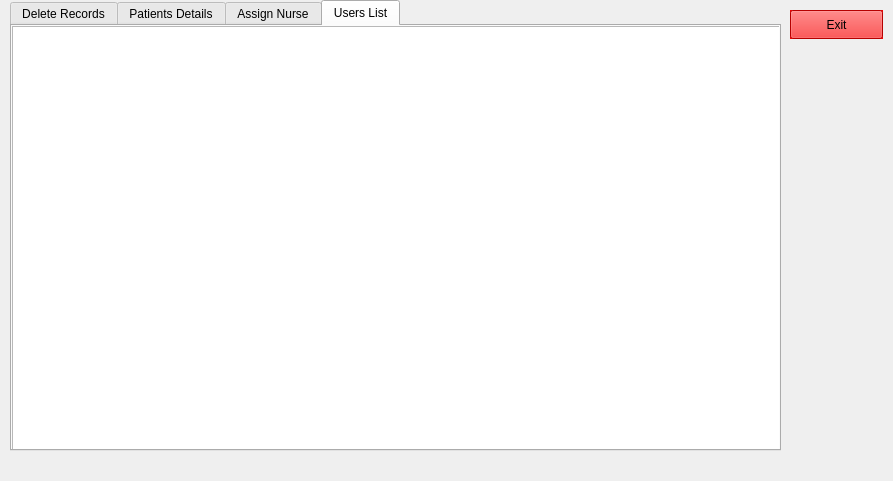
<?xml version="1.0" encoding="UTF-8"?>
<ui version="4.0">
 <class>admin</class>
 <widget class="QWidget" name="admin">
  <property name="geometry">
   <rect>
    <x>0</x>
    <y>0</y>
    <width>893</width>
    <height>481</height>
   </rect>
  </property>
  <property name="windowTitle">
   <string>Form</string>
  </property>
  <widget class="QTabWidget" name="hometab">
   <property name="geometry">
    <rect>
     <x>10</x>
     <y>0</y>
     <width>771</width>
     <height>451</height>
    </rect>
   </property>
   <property name="mouseTracking">
    <bool>false</bool>
   </property>
   <property name="tabletTracking">
    <bool>false</bool>
   </property>
   <property name="tabPosition">
    <enum>QTabWidget::North</enum>
   </property>
   <property name="currentIndex">
    <number>3</number>
   </property>
   <widget class="QWidget" name="page3">
    <attribute name="title">
     <string>Delete Records</string>
    </attribute>
    <widget class="QPushButton" name="DeleteRecordButton">
     <property name="geometry">
      <rect>
       <x>50</x>
       <y>80</y>
       <width>111</width>
       <height>31</height>
      </rect>
     </property>
     <property name="text">
      <string>Delete Record</string>
     </property>
    </widget>
    <widget class="QTextEdit" name="PatientIDToBeDeleted">
     <property name="geometry">
      <rect>
       <x>30</x>
       <y>40</y>
       <width>104</width>
       <height>21</height>
      </rect>
     </property>
    </widget>
    <widget class="QLabel" name="label">
     <property name="geometry">
      <rect>
       <x>10</x>
       <y>40</y>
       <width>20</width>
       <height>20</height>
      </rect>
     </property>
     <property name="text">
      <string>ID:</string>
     </property>
    </widget>
   </widget>
   <widget class="QWidget" name="tab_6">
    <attribute name="title">
     <string>Patients Details</string>
    </attribute>
    <widget class="QTableWidget" name="PatientDetailsTable">
     <property name="geometry">
      <rect>
       <x>10</x>
       <y>10</y>
       <width>721</width>
       <height>351</height>
      </rect>
     </property>
    </widget>
   </widget>
   <widget class="QWidget" name="tab_2">
    <attribute name="title">
     <string>Assign Nurse</string>
    </attribute>
    <widget class="QLineEdit" name="DoctorName">
     <property name="geometry">
      <rect>
       <x>130</x>
       <y>70</y>
       <width>251</width>
       <height>31</height>
      </rect>
     </property>
    </widget>
    <widget class="QLineEdit" name="NurseName">
     <property name="geometry">
      <rect>
       <x>130</x>
       <y>110</y>
       <width>251</width>
       <height>31</height>
      </rect>
     </property>
    </widget>
    <widget class="QLabel" name="label_2">
     <property name="geometry">
      <rect>
       <x>10</x>
       <y>70</y>
       <width>111</width>
       <height>20</height>
      </rect>
     </property>
     <property name="text">
      <string>Doctor's Name</string>
     </property>
    </widget>
    <widget class="QLabel" name="label_3">
     <property name="geometry">
      <rect>
       <x>10</x>
       <y>110</y>
       <width>121</width>
       <height>20</height>
      </rect>
     </property>
     <property name="text">
      <string>Nurse's Name</string>
     </property>
    </widget>
    <widget class="QPushButton" name="Assign">
     <property name="geometry">
      <rect>
       <x>90</x>
       <y>170</y>
       <width>141</width>
       <height>31</height>
      </rect>
     </property>
     <property name="text">
      <string>Assign</string>
     </property>
    </widget>
   </widget>
   <widget class="QWidget" name="tab_3">
    <attribute name="title">
     <string>Users List</string>
    </attribute>
    <widget class="QTableWidget" name="usersList">
     <property name="geometry">
      <rect>
       <x>0</x>
       <y>0</y>
       <width>771</width>
       <height>431</height>
      </rect>
     </property>
    </widget>
   </widget>
  </widget>
  <widget class="QLabel" name="bglabel">
   <property name="geometry">
    <rect>
     <x>0</x>
     <y>-20</y>
     <width>891</width>
     <height>501</height>
    </rect>
   </property>
   <property name="text">
    <string/>
   </property>
  </widget>
  <widget class="QPushButton" name="pushButton">
   <property name="geometry">
    <rect>
     <x>790</x>
     <y>10</y>
     <width>93</width>
     <height>29</height>
    </rect>
   </property>
   <property name="palette">
    <palette>
     <active>
      <colorrole role="WindowText">
       <brush brushstyle="SolidPattern">
        <color alpha="255">
         <red>0</red>
         <green>0</green>
         <blue>0</blue>
        </color>
       </brush>
      </colorrole>
      <colorrole role="Button">
       <brush brushstyle="SolidPattern">
        <color alpha="255">
         <red>255</red>
         <green>0</green>
         <blue>0</blue>
        </color>
       </brush>
      </colorrole>
      <colorrole role="Light">
       <brush brushstyle="SolidPattern">
        <color alpha="255">
         <red>255</red>
         <green>127</green>
         <blue>127</blue>
        </color>
       </brush>
      </colorrole>
      <colorrole role="Midlight">
       <brush brushstyle="SolidPattern">
        <color alpha="255">
         <red>255</red>
         <green>63</green>
         <blue>63</blue>
        </color>
       </brush>
      </colorrole>
      <colorrole role="Dark">
       <brush brushstyle="SolidPattern">
        <color alpha="255">
         <red>127</red>
         <green>0</green>
         <blue>0</blue>
        </color>
       </brush>
      </colorrole>
      <colorrole role="Mid">
       <brush brushstyle="SolidPattern">
        <color alpha="255">
         <red>170</red>
         <green>0</green>
         <blue>0</blue>
        </color>
       </brush>
      </colorrole>
      <colorrole role="Text">
       <brush brushstyle="SolidPattern">
        <color alpha="255">
         <red>0</red>
         <green>0</green>
         <blue>0</blue>
        </color>
       </brush>
      </colorrole>
      <colorrole role="BrightText">
       <brush brushstyle="SolidPattern">
        <color alpha="255">
         <red>255</red>
         <green>255</green>
         <blue>255</blue>
        </color>
       </brush>
      </colorrole>
      <colorrole role="ButtonText">
       <brush brushstyle="SolidPattern">
        <color alpha="255">
         <red>0</red>
         <green>0</green>
         <blue>0</blue>
        </color>
       </brush>
      </colorrole>
      <colorrole role="Base">
       <brush brushstyle="SolidPattern">
        <color alpha="255">
         <red>255</red>
         <green>255</green>
         <blue>255</blue>
        </color>
       </brush>
      </colorrole>
      <colorrole role="Window">
       <brush brushstyle="SolidPattern">
        <color alpha="255">
         <red>255</red>
         <green>0</green>
         <blue>0</blue>
        </color>
       </brush>
      </colorrole>
      <colorrole role="Shadow">
       <brush brushstyle="SolidPattern">
        <color alpha="255">
         <red>0</red>
         <green>0</green>
         <blue>0</blue>
        </color>
       </brush>
      </colorrole>
      <colorrole role="AlternateBase">
       <brush brushstyle="SolidPattern">
        <color alpha="255">
         <red>255</red>
         <green>127</green>
         <blue>127</blue>
        </color>
       </brush>
      </colorrole>
      <colorrole role="ToolTipBase">
       <brush brushstyle="SolidPattern">
        <color alpha="255">
         <red>255</red>
         <green>255</green>
         <blue>220</blue>
        </color>
       </brush>
      </colorrole>
      <colorrole role="ToolTipText">
       <brush brushstyle="SolidPattern">
        <color alpha="255">
         <red>0</red>
         <green>0</green>
         <blue>0</blue>
        </color>
       </brush>
      </colorrole>
      <colorrole role="PlaceholderText">
       <brush brushstyle="SolidPattern">
        <color alpha="127">
         <red>0</red>
         <green>0</green>
         <blue>0</blue>
        </color>
       </brush>
      </colorrole>
      <colorrole role="Accent">
       <brush brushstyle="SolidPattern">
        <color alpha="255">
         <red>255</red>
         <green>255</green>
         <blue>255</blue>
        </color>
       </brush>
      </colorrole>
     </active>
     <inactive>
      <colorrole role="WindowText">
       <brush brushstyle="SolidPattern">
        <color alpha="255">
         <red>0</red>
         <green>0</green>
         <blue>0</blue>
        </color>
       </brush>
      </colorrole>
      <colorrole role="Button">
       <brush brushstyle="SolidPattern">
        <color alpha="255">
         <red>255</red>
         <green>0</green>
         <blue>0</blue>
        </color>
       </brush>
      </colorrole>
      <colorrole role="Light">
       <brush brushstyle="SolidPattern">
        <color alpha="255">
         <red>255</red>
         <green>127</green>
         <blue>127</blue>
        </color>
       </brush>
      </colorrole>
      <colorrole role="Midlight">
       <brush brushstyle="SolidPattern">
        <color alpha="255">
         <red>255</red>
         <green>63</green>
         <blue>63</blue>
        </color>
       </brush>
      </colorrole>
      <colorrole role="Dark">
       <brush brushstyle="SolidPattern">
        <color alpha="255">
         <red>127</red>
         <green>0</green>
         <blue>0</blue>
        </color>
       </brush>
      </colorrole>
      <colorrole role="Mid">
       <brush brushstyle="SolidPattern">
        <color alpha="255">
         <red>170</red>
         <green>0</green>
         <blue>0</blue>
        </color>
       </brush>
      </colorrole>
      <colorrole role="Text">
       <brush brushstyle="SolidPattern">
        <color alpha="255">
         <red>0</red>
         <green>0</green>
         <blue>0</blue>
        </color>
       </brush>
      </colorrole>
      <colorrole role="BrightText">
       <brush brushstyle="SolidPattern">
        <color alpha="255">
         <red>255</red>
         <green>255</green>
         <blue>255</blue>
        </color>
       </brush>
      </colorrole>
      <colorrole role="ButtonText">
       <brush brushstyle="SolidPattern">
        <color alpha="255">
         <red>0</red>
         <green>0</green>
         <blue>0</blue>
        </color>
       </brush>
      </colorrole>
      <colorrole role="Base">
       <brush brushstyle="SolidPattern">
        <color alpha="255">
         <red>255</red>
         <green>255</green>
         <blue>255</blue>
        </color>
       </brush>
      </colorrole>
      <colorrole role="Window">
       <brush brushstyle="SolidPattern">
        <color alpha="255">
         <red>255</red>
         <green>0</green>
         <blue>0</blue>
        </color>
       </brush>
      </colorrole>
      <colorrole role="Shadow">
       <brush brushstyle="SolidPattern">
        <color alpha="255">
         <red>0</red>
         <green>0</green>
         <blue>0</blue>
        </color>
       </brush>
      </colorrole>
      <colorrole role="AlternateBase">
       <brush brushstyle="SolidPattern">
        <color alpha="255">
         <red>255</red>
         <green>127</green>
         <blue>127</blue>
        </color>
       </brush>
      </colorrole>
      <colorrole role="ToolTipBase">
       <brush brushstyle="SolidPattern">
        <color alpha="255">
         <red>255</red>
         <green>255</green>
         <blue>220</blue>
        </color>
       </brush>
      </colorrole>
      <colorrole role="ToolTipText">
       <brush brushstyle="SolidPattern">
        <color alpha="255">
         <red>0</red>
         <green>0</green>
         <blue>0</blue>
        </color>
       </brush>
      </colorrole>
      <colorrole role="PlaceholderText">
       <brush brushstyle="SolidPattern">
        <color alpha="127">
         <red>0</red>
         <green>0</green>
         <blue>0</blue>
        </color>
       </brush>
      </colorrole>
      <colorrole role="Accent">
       <brush brushstyle="SolidPattern">
        <color alpha="255">
         <red>255</red>
         <green>255</green>
         <blue>255</blue>
        </color>
       </brush>
      </colorrole>
     </inactive>
     <disabled>
      <colorrole role="WindowText">
       <brush brushstyle="SolidPattern">
        <color alpha="255">
         <red>127</red>
         <green>0</green>
         <blue>0</blue>
        </color>
       </brush>
      </colorrole>
      <colorrole role="Button">
       <brush brushstyle="SolidPattern">
        <color alpha="255">
         <red>255</red>
         <green>0</green>
         <blue>0</blue>
        </color>
       </brush>
      </colorrole>
      <colorrole role="Light">
       <brush brushstyle="SolidPattern">
        <color alpha="255">
         <red>255</red>
         <green>127</green>
         <blue>127</blue>
        </color>
       </brush>
      </colorrole>
      <colorrole role="Midlight">
       <brush brushstyle="SolidPattern">
        <color alpha="255">
         <red>255</red>
         <green>63</green>
         <blue>63</blue>
        </color>
       </brush>
      </colorrole>
      <colorrole role="Dark">
       <brush brushstyle="SolidPattern">
        <color alpha="255">
         <red>127</red>
         <green>0</green>
         <blue>0</blue>
        </color>
       </brush>
      </colorrole>
      <colorrole role="Mid">
       <brush brushstyle="SolidPattern">
        <color alpha="255">
         <red>170</red>
         <green>0</green>
         <blue>0</blue>
        </color>
       </brush>
      </colorrole>
      <colorrole role="Text">
       <brush brushstyle="SolidPattern">
        <color alpha="255">
         <red>127</red>
         <green>0</green>
         <blue>0</blue>
        </color>
       </brush>
      </colorrole>
      <colorrole role="BrightText">
       <brush brushstyle="SolidPattern">
        <color alpha="255">
         <red>255</red>
         <green>255</green>
         <blue>255</blue>
        </color>
       </brush>
      </colorrole>
      <colorrole role="ButtonText">
       <brush brushstyle="SolidPattern">
        <color alpha="255">
         <red>127</red>
         <green>0</green>
         <blue>0</blue>
        </color>
       </brush>
      </colorrole>
      <colorrole role="Base">
       <brush brushstyle="SolidPattern">
        <color alpha="255">
         <red>255</red>
         <green>0</green>
         <blue>0</blue>
        </color>
       </brush>
      </colorrole>
      <colorrole role="Window">
       <brush brushstyle="SolidPattern">
        <color alpha="255">
         <red>255</red>
         <green>0</green>
         <blue>0</blue>
        </color>
       </brush>
      </colorrole>
      <colorrole role="Shadow">
       <brush brushstyle="SolidPattern">
        <color alpha="255">
         <red>0</red>
         <green>0</green>
         <blue>0</blue>
        </color>
       </brush>
      </colorrole>
      <colorrole role="AlternateBase">
       <brush brushstyle="SolidPattern">
        <color alpha="255">
         <red>255</red>
         <green>0</green>
         <blue>0</blue>
        </color>
       </brush>
      </colorrole>
      <colorrole role="ToolTipBase">
       <brush brushstyle="SolidPattern">
        <color alpha="255">
         <red>255</red>
         <green>255</green>
         <blue>220</blue>
        </color>
       </brush>
      </colorrole>
      <colorrole role="ToolTipText">
       <brush brushstyle="SolidPattern">
        <color alpha="255">
         <red>0</red>
         <green>0</green>
         <blue>0</blue>
        </color>
       </brush>
      </colorrole>
      <colorrole role="PlaceholderText">
       <brush brushstyle="SolidPattern">
        <color alpha="127">
         <red>127</red>
         <green>0</green>
         <blue>0</blue>
        </color>
       </brush>
      </colorrole>
      <colorrole role="Accent">
       <brush brushstyle="SolidPattern">
        <color alpha="255">
         <red>255</red>
         <green>76</green>
         <blue>76</blue>
        </color>
       </brush>
      </colorrole>
     </disabled>
    </palette>
   </property>
   <property name="autoFillBackground">
    <bool>true</bool>
   </property>
   <property name="text">
    <string>Exit</string>
   </property>
   <property name="icon">
    <iconset theme="application-exit"/>
   </property>
   <property name="checkable">
    <bool>false</bool>
   </property>
   <property name="autoDefault">
    <bool>false</bool>
   </property>
   <property name="default">
    <bool>false</bool>
   </property>
   <property name="flat">
    <bool>false</bool>
   </property>
  </widget>
  <zorder>bglabel</zorder>
  <zorder>hometab</zorder>
  <zorder>pushButton</zorder>
 </widget>
 <resources/>
 <connections/>
</ui>
